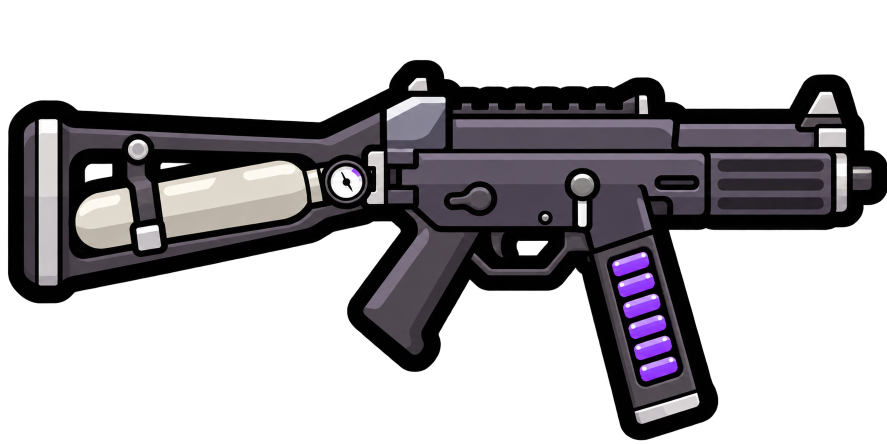
#> input picture Docs/Art/SSC_PnaNeedleRepeater/SSC_PnaNeedleRepeater_WhipStyleHeavy.png, 1774 x 887 px (shown at 1/2 size)
$ python Export-256.py
#> lines starting #> are read from the running program, lines starting #| are printed output that depends on the picture
"""AI 辅助生成：已选速射针枪原图的等比透明导出，不重绘、不旋转。"""
from pathlib import Path
import hashlib
import json
from PIL import Image
root = Path(__file__).resolve().parents[3]
folder = Path(__file__).resolve().parent
source = folder / "SSC_PnaNeedleRepeater_WhipStyleHeavy.png"
image = Image.open(source).convert("RGBA")
#> image is the input picture: PIL image 1774x887 RGBA; mean R, G, B, A 27, 24.7, 27.9, 105.2
bounds = image.getchannel("A").point(lambda value: 255 if value > 1 else 0).getbbox()
#> bounds = (13, 117, 1774, 883)
if bounds is None:
    raise ValueError("Empty source sprite")
left, top, right, bottom = bounds
#> left = 13; top = 117; right = 1774; bottom = 883
crop = (max(0, left-2), max(0, top-2), min(image.width, right+2), min(image.height, bottom+2))
#> crop = (11, 115, 1774, 885)
sprite = image.crop(crop).convert("RGBa")
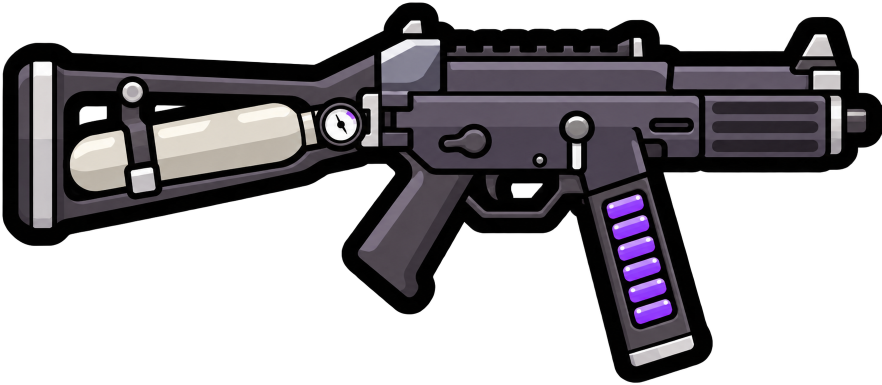
#> sprite: PIL image 1763x770 RGBa (shown at 1/2 size); mean R, G, B, A 31.2, 28.5, 32.1, 122; transparent parts drawn white
sprite.thumbnail((240, 240), Image.Resampling.LANCZOS)
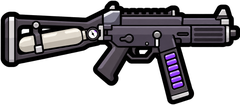
#> sprite: PIL image 240x105 RGBa; mean R, G, B, A 31.4, 28.7, 32.3, 122; transparent parts drawn white
sprite = sprite.convert("RGBA")
#> sprite: PIL image 240x105 RGBA
canvas = Image.new("RGBA", (256, 256))
#> canvas: PIL image 256x256 RGBA; every value is 0
offset = ((256-sprite.width)//2, (256-sprite.height)//2)
#> offset = (8, 75)
canvas.paste(sprite, offset)
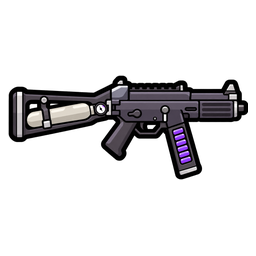
#> canvas: PIL image 256x256 RGBA; mean R, G, B, A 12.1, 11, 12.4, 46.9; transparent parts drawn white
destination = root / "1.7/Textures/Things/Item/Equipment/SSC_PnaNeedleRepeater.png"
canvas.save(destination)
sha = lambda path: hashlib.sha256(path.read_bytes()).hexdigest()
report = dict(source=source.name, sourceSize=list(image.size), sourceSha256=sha(source),
              alphaThreshold=1, sourcePadding=2, crop=list(crop), resampling="premultiplied-alpha Lanczos",
              fittedSize=list(sprite.size), offset=list(offset), outputSize=list(canvas.size),
              output=destination.relative_to(root).as_posix(), outputSha256=sha(destination))
#> report = 12 items
(folder / "export.json").write_text(json.dumps(report, ensure_ascii=False, indent=2)+"\n", encoding="utf-8")
print(json.dumps(report, ensure_ascii=False))
#> (printed output is left out)
